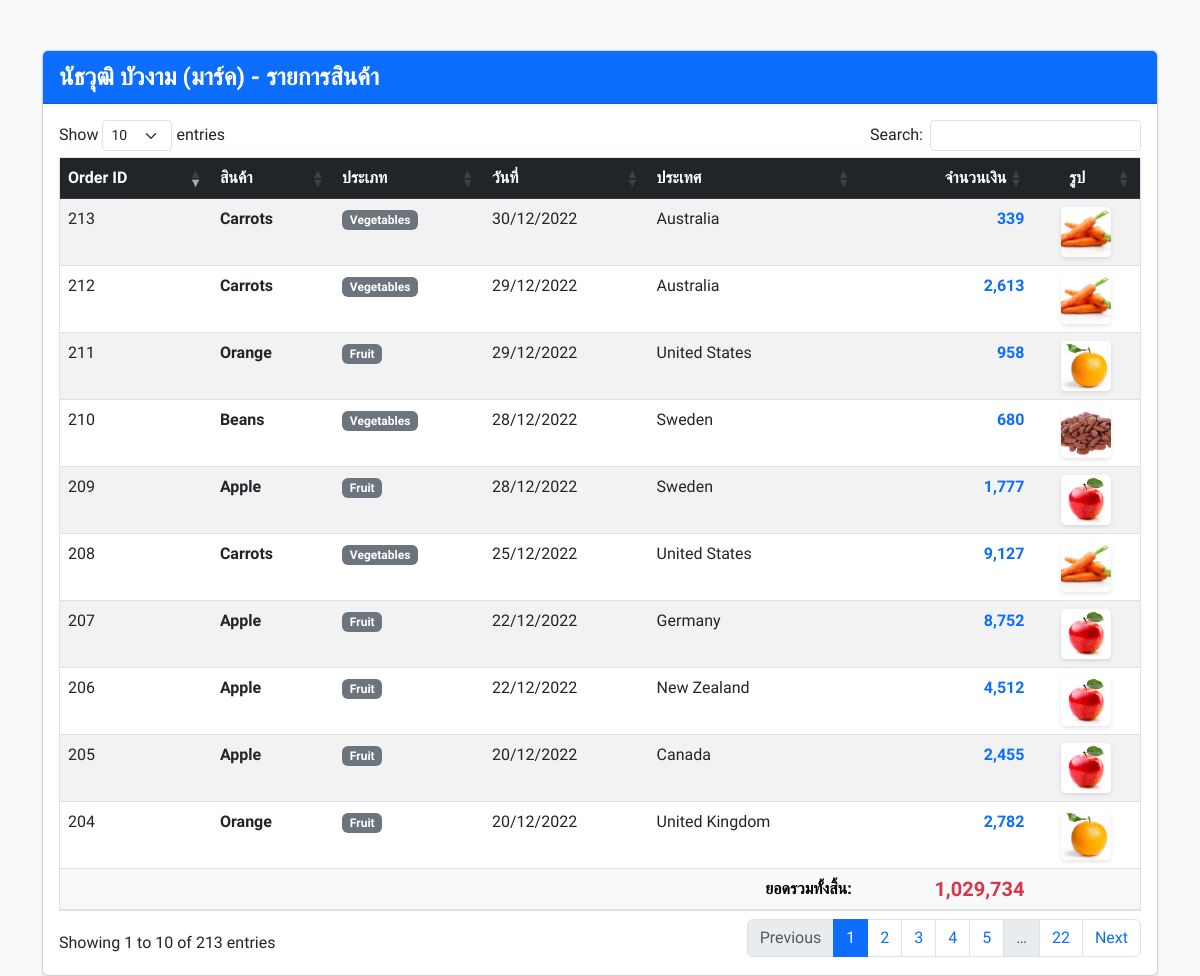
Screenshot of /c.php with the database file from the repository.
### tables this page shows
CREATE TABLE `popsupermarket` (
  `p_order_id` int(11) NOT NULL,
  `p_product_name` varchar(100) NOT NULL,
  `p_category` varchar(100) NOT NULL,
  `p_date` date NOT NULL,
  `p_country` varchar(100) NOT NULL,
  `p_amount` int(9) NOT NULL
);

### c.php (the view, shortened to what this page needs)
<!doctype html>
<html lang="th">
<head>
    <link href="https://cdn.jsdelivr.net/npm/bootstrap@5.3.0/dist/css/bootstrap.min.css" rel="stylesheet">
    <link href="https://cdn.datatables.net/1.13.6/css/dataTables.bootstrap5.min.css" rel="stylesheet">
</head>
<body>
<div class="container">
    <div class="card shadow-sm">
        <div class="card-header bg-primary text-white">
            นัธวุฒิ บัวงาม (มาร์ค) - รายการสินค้า
        </div>
        <div class="card-body">
            <table id="myTable" class="table table-striped table-hover border" style="width:100%">
                <thead class="table-dark">
                    <tr>
                        <th>Order ID</th>
                        <th>สินค้า</th>
                        <th>ประเภท</th>
                        <th>วันที่</th>
                        <th>ประเทศ</th>
                        <th class="text-end">จำนวนเงิน</th>
                        <th class="text-center">รูป</th>
                    </tr>
                </thead>
                <tbody>
                <?php
                    include_once("connectdb.php");
                    $sql = "SELECT * FROM `popsupermarket` ";
                    $rs = mysqli_query($conn, $sql);
                    $total = 0;
                    while ($data = mysqli_fetch_array($rs)){
                        $total += $data['p_amount'];
                ?>
                <tr>
                    <td><?php echo $data['p_order_id'];?></td>
                    <td><strong><?php echo $data['p_product_name'];?></strong></td>
                    <td><span class="badge bg-secondary"><?php echo $data['p_category'];?></span></td>
                    <td><?php echo date('d/m/Y', strtotime($data['p_date']));?></td>
                    <td><?php echo $data['p_country'];?></td>
                    <td class="text-end text-primary fw-bold"><?php echo number_format($data['p_amount'], 0); ?></td>
                    <td class="text-center">
                        <img src="<?php echo $data['p_product_name'];?>.jpg"
                             width="50" height="50" class="product-img"
                             onerror="this.src='https://via.placeholder.com/50?text=No+Img'">
                    </td>
                </tr>
                <?php } ?>
                </tbody>
                <tfoot class="table-light">
                    <tr>
                        <th colspan="5" class="text-end">ยอดรวมทั้งสิ้น:</th>
                        <th class="text-end text-danger fw-bold h5"><?php echo number_format($total, 0); ?></th>
                        <th></th>
                    </tr>
                </tfoot>
            </table>
        </div>
    </div>
</div>
</body>
</html>

### c.php (style rules this page uses)
body { font-family: 'Sarabun', sans-serif; background-color: #f8f9fa; }
.container { margin-top: 50px; }
.card-header { font-weight: bold; font-size: 1.5rem; }
.product-img { object-fit: cover; border-radius: 5px; box-shadow: 0 2px 4px rgba(0,0,0,0.1); }

### rows the page displays
popsupermarket: p_order_id "204", p_product_name "Orange", p_category "Fruit", p_date "20/12/2022", p_country "United Kingdom", p_amount "2,782", p_product_name (picture)
popsupermarket: p_order_id "205", p_product_name "Apple", p_category "Fruit", p_date "20/12/2022", p_country "Canada", p_amount "2,455", p_product_name (picture)
popsupermarket: p_order_id "206", p_product_name "Apple", p_category "Fruit", p_date "22/12/2022", p_country "New Zealand", p_amount "4,512", p_product_name (picture)
popsupermarket: p_order_id "207", p_product_name "Apple", p_category "Fruit", p_date "22/12/2022", p_country "Germany", p_amount "8,752", p_product_name (picture)
popsupermarket: p_order_id "208", p_product_name "Carrots", p_category "Vegetables", p_date "25/12/2022", p_country "United States", p_amount "9,127", p_product_name (picture)
popsupermarket: p_order_id "209", p_product_name "Apple", p_category "Fruit", p_date "28/12/2022", p_country "Sweden", p_amount "1,777", p_product_name (picture)
popsupermarket: p_order_id "210", p_product_name "Beans", p_category "Vegetables", p_date "28/12/2022", p_country "Sweden", p_amount "680", p_product_name (picture)
popsupermarket: p_order_id "211", p_product_name "Orange", p_category "Fruit", p_date "29/12/2022", p_country "United States", p_amount "958", p_product_name (picture)
popsupermarket: p_order_id "212", p_product_name "Carrots", p_category "Vegetables", p_date "29/12/2022", p_country "Australia", p_amount "2,613", p_product_name (picture)
popsupermarket: p_order_id "213", p_product_name "Carrots", p_category "Vegetables", p_date "30/12/2022", p_country "Australia", p_amount "339", p_product_name (picture)

### other values shown
$total "1,029,734"
